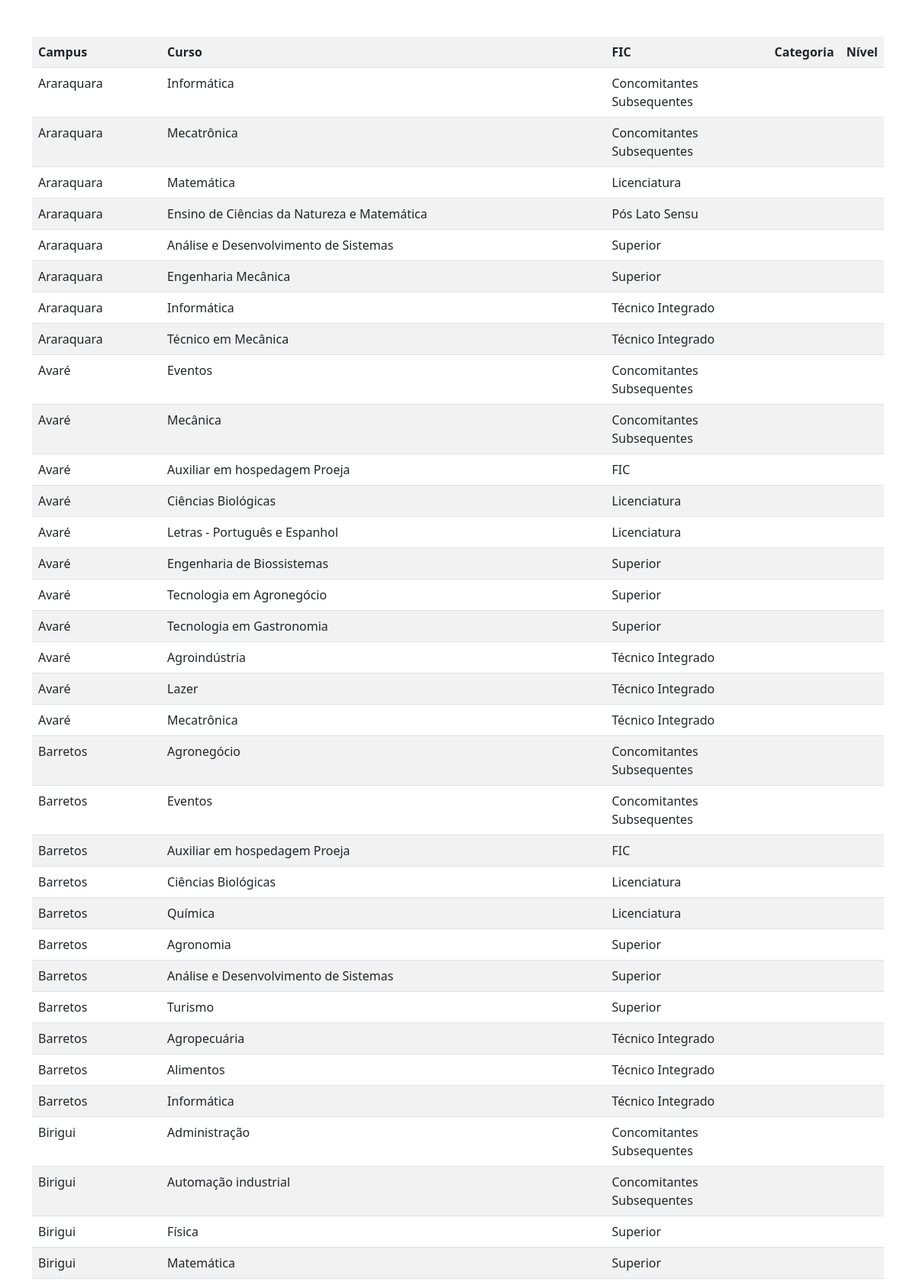
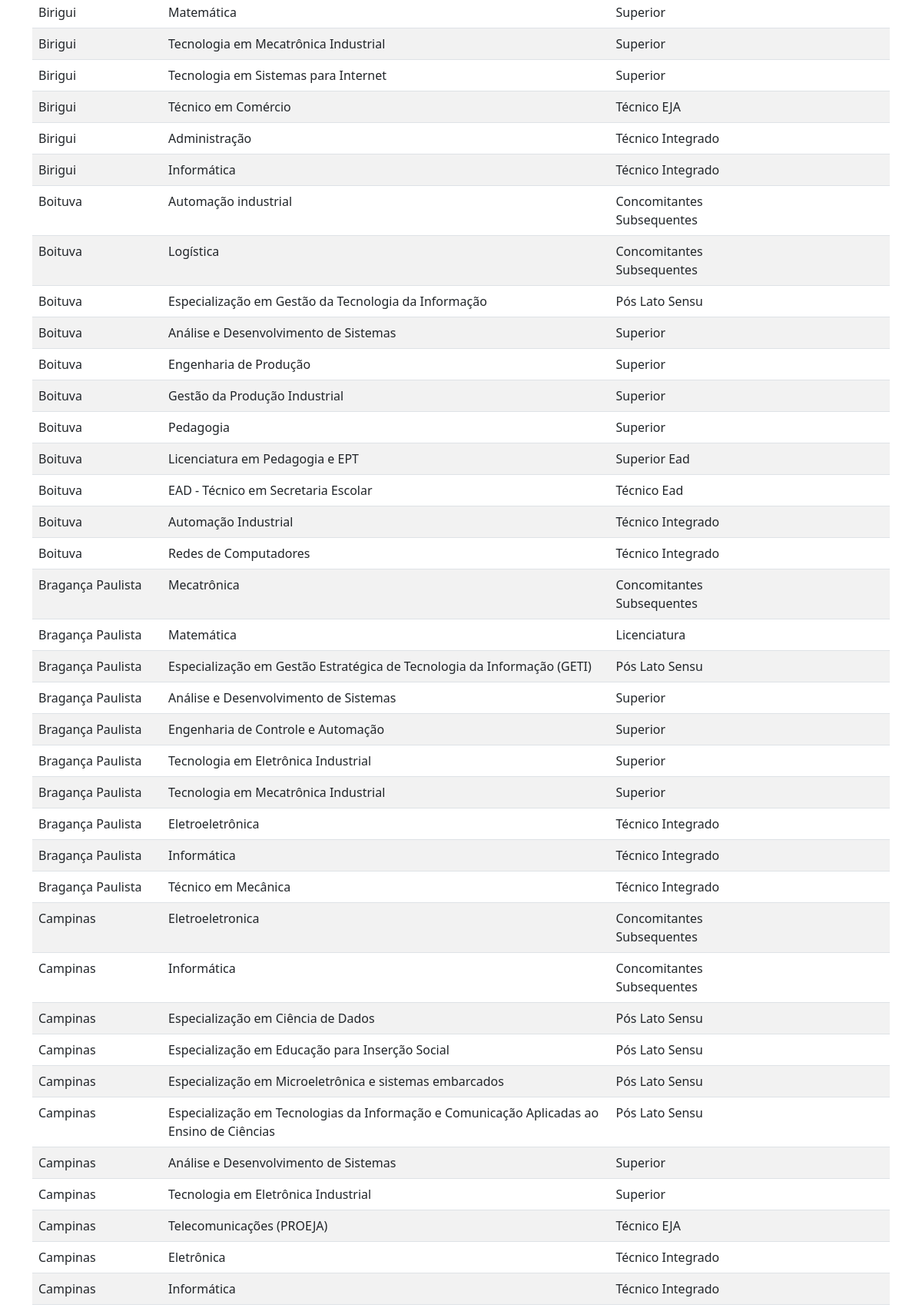
Page /admin/lista.php (upper part) on the committed database (2 pictures, top to bottom).
### tables this page shows
CREATE TABLE `markers` (
  `id` int NOT NULL,
  `name` varchar(60) NOT NULL,
  `address` varchar(200) NOT NULL,
  `lat` float(10,6) NOT NULL,
  `lng` float(10,6) NOT NULL,
  `type` varchar(30) NOT NULL
);

CREATE TABLE `curso` (
  `id` int NOT NULL,
  `nome` varchar(100) NOT NULL,
  `categoria` int DEFAULT NULL,
  `nivel` int DEFAULT NULL,
  `fic` int DEFAULT NULL,
  `eja` tinyint(1) DEFAULT NULL,
  `duracao` int DEFAULT NULL
);

CREATE TABLE `fic` (
  `id` int NOT NULL,
  `descricao` varchar(60) NOT NULL
);

### admin/lista.php (the view, shortened to what this page needs)
<?php
include ("../funcoes.php");
cabecalho();
 function listar()
   {
	global $BD2;
	return sql("$BD2","select m.name, c.nome,c.categoria, c.nivel, c.eja, f.descricao
		FROM markers m, curso c, tab_curso t, fic f
		WHERE m.id=t.id_cidade
		AND c.id=t.id_curso
		AND f.id=c.fic
		ORDER BY m.name, f.descricao, c.nome;");
   }
echo "<div class=\"container mt-5\">";
echo "<div class=\"row\">";
echo "<div class=\"col-sm-12\">";
$result_list=listar($_POST["DROWS"]);
echo "<table class=\"table table-striped\">";
echo "<th>Campus</th><th>Curso</th><th>FIC</th><th>Categoria</th><th>Nível</th>";
   while ($row = $result_list->fetch_assoc())
   {
	   echo  "<tr><td>". $row["name"]."</td><td>". $row["nome"]. "</td><td> ". $row["descricao"]."</td><td>". $row["categoria"]. "</td><td>". $row["nivel"]."</td></tr>";
    }
echo "</table>";
echo "</div>";
echo "</div>";
echo "</div>";
rodape();
?>

### funcoes.php (shortened to what this page needs)
<?php
function cabecalho()
{
echo "<!DOCTYPE html>";
echo "<html lang=\"en\">";
echo "<head>";
echo "
	<title></title>
	<meta charset=\"ISO-8859-1\">
	<meta http-equiv=\"X-UA-Compatible\" content=\"IE=edge\">
	<meta name=\"viewport\" content=\"width=device-width, initial-scale=1\">
	<link href=\"https://cdn.jsdelivr.net/npm/bootstrap@5.1.3/dist/css/bootstrap.min.css\" rel=\"stylesheet\" integrity=\"sha384-1BmE4kWBq78iYhFldvKuhfTAU6auU8tT94WrHftjDbrCEXSU1oBoqyl2QvZ6jIW3\" crossorigin=\"anonymous\">
	</head>
	<body>";
}
function rodape()
{
echo "<br>\n";
echo "<br>\n";
echo "</body>\n";
echo "</html>\n";
}
function sql($db,$command)
   {
   $connection = mysqli_connect ('localhost', 'root', 'tpw100', $db);
   $result = mysqli_query($connection, $command);
   return $result;
   exit();
   }
?>

### rows in the picture
markers: name "Araraquara", curso.nome "Informática", fic.descricao "Concomitantes Subsequentes", curso.nome "Mecatrônica", curso.nome "Matemática", fic.descricao "Licenciatura", curso.nome "Ensino de Ciências da Natureza e Matemática", fic.descricao "Pós Lato Sensu", curso.nome "Análise e Desenvolvimento de Sistemas", fic.descricao "Superior", curso.nome "Engenharia Mecânica", fic.descricao "Técnico Integrado", curso.nome "Técnico em Mecânica"
markers: name "Avaré", curso.nome "Eventos", fic.descricao "Concomitantes Subsequentes", curso.nome "Mecânica", curso.nome "Auxiliar em hospedagem Proeja", fic.descricao "FIC", curso.nome "Ciências Biológicas", fic.descricao "Licenciatura", curso.nome "Letras - Português e Espanhol", curso.nome "Engenharia de Biossistemas", fic.descricao "Superior", curso.nome "Tecnologia em Agronegócio", curso.nome "Tecnologia em Gastronomia", curso.nome "Agroindústria", fic.descricao "Técnico Integrado", curso.nome "Lazer", curso.nome "Mecatrônica"
markers: name "Barretos", curso.nome "Agronegócio", fic.descricao "Concomitantes Subsequentes", curso.nome "Eventos", curso.nome "Auxiliar em hospedagem Proeja", fic.descricao "FIC", curso.nome "Ciências Biológicas", fic.descricao "Licenciatura", curso.nome "Química", curso.nome "Agronomia", fic.descricao "Superior", curso.nome "Análise e Desenvolvimento de Sistemas", curso.nome "Turismo", curso.nome "Agropecuária", fic.descricao "Técnico Integrado", curso.nome "Alimentos", curso.nome "Informática"
markers: name "Birigui", curso.nome "Administração", fic.descricao "Concomitantes Subsequentes", curso.nome "Automação industrial", curso.nome "Física", fic.descricao "Superior", curso.nome "Matemática", curso.nome "Tecnologia em Mecatrônica Industrial", curso.nome "Tecnologia em Sistemas para Internet", curso.nome "Técnico em Comércio", fic.descricao "Técnico EJA", fic.descricao "Técnico Integrado", curso.nome "Informática"
markers: name "Boituva", curso.nome "Automação industrial", fic.descricao "Concomitantes Subsequentes", curso.nome "Logística", curso.nome "Especialização em Gestão da Tecnologia da Informação", fic.descricao "Pós Lato Sensu", curso.nome "Análise e Desenvolvimento de Sistemas", fic.descricao "Superior", curso.nome "Engenharia de Produção", curso.nome "Gestão da Produção Industrial", curso.nome "Pedagogia", curso.nome "Licenciatura em Pedagogia e EPT", fic.descricao "Superior Ead", curso.nome "EAD - Técnico em Secretaria Escolar", fic.descricao "Técnico Ead", curso.nome "Automação Industrial", fic.descricao "Técnico Integrado", curso.nome "Redes de Computadores"
markers: name "Bragança Paulista", curso.nome "Mecatrônica", fic.descricao "Concomitantes Subsequentes", curso.nome "Matemática", fic.descricao "Licenciatura", curso.nome "Especialização em Gestão Estratégica de Tecnologia da Informação (GETI)", fic.descricao "Pós Lato Sensu", curso.nome "Análise e Desenvolvimento de Sistemas", fic.descricao "Superior", curso.nome "Engenharia de Controle e Automação", curso.nome "Tecnologia em Eletrônica Industrial", curso.nome "Tecnologia em Mecatrônica Industrial", curso.nome "Eletroeletrônica", fic.descricao "Técnico Integrado", curso.nome "Informática", curso.nome "Técnico em Mecânica"
markers: name "Campinas", curso.nome "Eletroeletronica", fic.descricao "Concomitantes Subsequentes", curso.nome "Informática", curso.nome "Especialização em Ciência de Dados", fic.descricao "Pós Lato Sensu", curso.nome "Especialização em Educação para Inserção Social", curso.nome "Especialização em Microeletrônica e sistemas embarcados", curso.nome "Especialização em Tecnologias da Informação e Comunicação Aplicadas ao Ensino de Ciências", curso.nome "Análise e Desenvolvimento de Sistemas", fic.descricao "Superior", curso.nome "Tecnologia em Eletrônica Industrial", curso.nome "Telecomunicações (PROEJA)", fic.descricao "Técnico EJA", curso.nome "Eletrônica", fic.descricao "Técnico Integrado"
